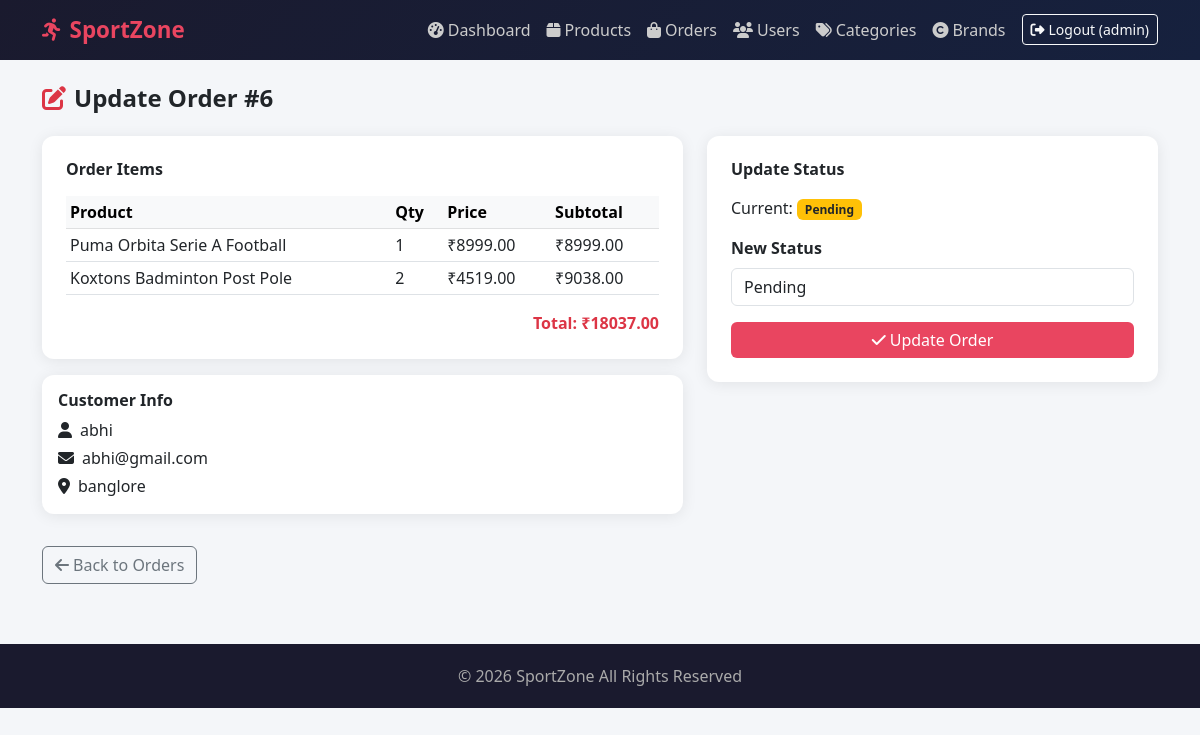
Page /dashboard/orders/6/ (signed in) on the committed database.
### store/models.py (models this page shows, shortened)
class User(AbstractUser):
    ROLE_CHOICES = (
        ('admin', 'Admin'),
        ('customer', 'Customer'),
    )
    phone   = models.CharField(max_length=15, blank=True, null=True)
    address = models.TextField(blank=True, null=True)
    role    = models.CharField(max_length=10, choices=ROLE_CHOICES, default='customer')

class Order(models.Model):
    STATUS_CHOICES = (
        ('pending',   'Pending'),
        ('confirmed', 'Confirmed'),
        ('shipped',   'Shipped'),
        ('delivered', 'Delivered'),
        ('cancelled', 'Cancelled'),
    )
    user           = models.ForeignKey(User, on_delete=models.CASCADE)
    total_amount   = models.DecimalField(max_digits=10, decimal_places=2)
    status         = models.CharField(max_length=20, choices=STATUS_CHOICES, default='pending')
    shipping_address = models.TextField()
    created_at     = models.DateTimeField(auto_now_add=True)

class OrderItem(models.Model):
    order    = models.ForeignKey(Order, on_delete=models.CASCADE, related_name='items')
    product  = models.ForeignKey(Product, on_delete=models.CASCADE)
    quantity = models.IntegerField()
    price    = models.DecimalField(max_digits=8, decimal_places=2)
    def get_total(self):
        return self.price * self.quantity

class Product(models.Model):
    product_name   = models.CharField(max_length=150)
    category       = models.ForeignKey(Category, on_delete=models.SET_NULL, null=True)
    brand          = models.ForeignKey(Brand, on_delete=models.SET_NULL, null=True)
    price          = models.DecimalField(max_digits=8, decimal_places=2)
    stock_quantity = models.IntegerField(default=0)
    description    = models.TextField(blank=True, null=True)
    product_image  = models.ImageField(upload_to='products/', blank=True, null=True)
    added_by       = models.ForeignKey(User, on_delete=models.SET_NULL, null=True)
    created_at     = models.DateTimeField(auto_now_add=True)

### store/views.py (the view)
# urls.py: path('dashboard/orders/<int:pk>/',       views.admin_update_order_view,  name='admin_update_order'),
@login_required
def admin_update_order_view(request, pk):
    if not (request.user.role == 'admin' or request.user.is_superuser):
        return redirect('home')
    order = get_object_or_404(Order, pk=pk)
    if request.method == 'POST':
        status = request.POST.get('status')
        order.status = status
        order.save()
        messages.success(request, f'Order #{order.id} updated to {status}.')
        return redirect('admin_orders')
    return render(request, 'store/admin_order_detail.html', {'order': order})

### store/templates/store/admin_order_detail.html (shortened to what this page needs)
{% extends 'store/base.html' %}
{% block content %}
<h4 class="fw-bold mb-4"><i class="fas fa-edit me-2 text-danger"></i>Update Order #{{ order.id }}</h4>
<div class="row">
    <div class="col-md-7">
        <div class="card p-4 mb-3">
            <h6 class="fw-bold mb-3">Order Items</h6>
            <table class="table table-sm">
                <thead class="table-light">
                    <tr><th>Product</th><th>Qty</th><th>Price</th><th>Subtotal</th></tr>
                </thead>
                <tbody>
                    {% for item in order.items.all %}
                    <tr>
                        <td>{{ item.product.product_name }}</td>
                        <td>{{ item.quantity }}</td>
                        <td>₹{{ item.price }}</td>
                        <td>₹{{ item.get_total }}</td>
                    </tr>
                    {% endfor %}
                </tbody>
            </table>
            <div class="text-end fw-bold text-danger">Total: ₹{{ order.total_amount }}</div>
        </div>
        <div class="card p-3 mb-3">
            <h6 class="fw-bold">Customer Info</h6>
            <p class="mb-1"><i class="fas fa-user me-2"></i>{{ order.user.username }}</p>
            <p class="mb-1"><i class="fas fa-envelope me-2"></i>{{ order.user.email }}</p>
            <p class="mb-0"><i class="fas fa-map-marker-alt me-2"></i>{{ order.shipping_address }}</p>
        </div>
    </div>
    <div class="col-md-5">
        <div class="card p-4">
            <h6 class="fw-bold mb-3">Update Status</h6>
            <p>Current:
                <span class="badge
                    {% if order.status == 'delivered' %}bg-success
                    {% elif order.status == 'cancelled' %}bg-danger
                    {% elif order.status == 'shipped' %}bg-info
                    {% elif order.status == 'confirmed' %}bg-primary
                    {% else %}bg-warning text-dark{% endif %}">
                    {{ order.get_status_display }}
                </span>
            </p>
            <form method="POST">
                <div class="mb-3">
                    <label class="form-label fw-semibold">New Status</label>
                    <select name="status" class="form-control">
                        <option value="pending"   {% if order.status == 'pending' %}selected{% endif %}>Pending</option>
                    </select>
                </div>
                <button type="submit" class="btn btn-primary w-100">
                    <i class="fas fa-check me-1"></i>Update Order
                </button>
            </form>
        </div>
    </div>
</div>
<a href="{% url 'admin_orders' %}" class="btn btn-outline-secondary mt-3">
    <i class="fas fa-arrow-left me-1"></i>Back to Orders
</a>
{% endblock %}

### store/templates/store/base.html (shortened to what this page needs)
<!DOCTYPE html>
<html lang="en">
<head>
    <link href="https://cdn.jsdelivr.net/npm/bootstrap@5.3.0/dist/css/bootstrap.min.css" rel="stylesheet">
    <link href="https://cdnjs.cloudflare.com/ajax/libs/font-awesome/6.4.0/css/all.min.css" rel="stylesheet">
</head>
<body>
    {% if user.is_authenticated %}
    <nav class="navbar navbar-expand-lg">
        <div class="container">
            <a class="navbar-brand" href="{% url 'home' %}">
                <i class="fas fa-running me-2"></i>SportZone
            </a>
            <div class="collapse navbar-collapse" id="navbarNav">
                <ul class="navbar-nav ms-auto align-items-center">
                    {% if user.role == 'admin' or user.is_superuser %}
                    <li class="nav-item">
                        <a class="nav-link" href="{% url 'admin_dashboard' %}">
                            <i class="fas fa-tachometer-alt me-1"></i>Dashboard
                        </a>
                    </li>
                    <li class="nav-item">
                        <a class="nav-link" href="{% url 'admin_products' %}">
                            <i class="fas fa-box me-1"></i>Products
                        </a>
                    </li>
                    <li class="nav-item">
                        <a class="nav-link" href="{% url 'admin_orders' %}">
                            <i class="fas fa-shopping-bag me-1"></i>Orders
                        </a>
                    </li>
                    <li class="nav-item">
                        <a class="nav-link" href="{% url 'admin_users' %}">
                            <i class="fas fa-users me-1"></i>Users
                        </a>
                    </li>
                    <li class="nav-item">
                        <a class="nav-link" href="{% url 'admin_categories' %}">
                            <i class="fas fa-tags me-1"></i>Categories
                        </a>
                    </li>
                    <li class="nav-item">
                        <a class="nav-link" href="{% url 'admin_brands' %}">
                            <i class="fas fa-copyright me-1"></i>Brands
                        </a>
                    </li>
                    {% endif %}
                    <li class="nav-item ms-2">
                        <a class="btn btn-sm btn-outline-light" href="{% url 'logout' %}">
                            <i class="fas fa-sign-out-alt me-1"></i>Logout ({{ user.username }})
                        </a>
                    </li>
                </ul>
            </div>
        </div>
    </nav>
    {% endif %}
    <div class="container mt-4">
        {% block content %}{% endblock %}
    </div>
    <footer class="text-center">
        <p class="mb-0">© 2026 SportZone All Rights Reserved</p>
    </footer>
</body>
</html>

### store/templates/store/base.html (style rules this page uses)
body { background: #f4f6f9; font-family: 'Segoe UI', sans-serif; }
.navbar { background: linear-gradient(135deg, #1a1a2e, #16213e); }
.navbar-brand { font-weight: 700; font-size: 1.4rem; color: #e94560 !important; }
.nav-link { color: #ccc !important; }
.btn-primary { background: #e94560; border: none; }
.card { border: none; border-radius: 12px; box-shadow: 0 2px 15px rgba(0, 0, 0, 0.08); }
footer { background: #1a1a2e; color: #aaa; padding: 20px 0; margin-top: 60px; }

### rows in the picture
User: username "admin"
Order: id "6", total_amount "18037.00", user.username "abhi", user.email "abhi@gmail.com", shipping_address "banglore", status "Pending"
OrderItem: product.product_name "Puma Orbita Serie A Football", quantity "1", price "8999.00", get_total "8999.00"
OrderItem: product.product_name "Koxtons Badminton Post Pole", quantity "2", price "4519.00", get_total "9038.00"
